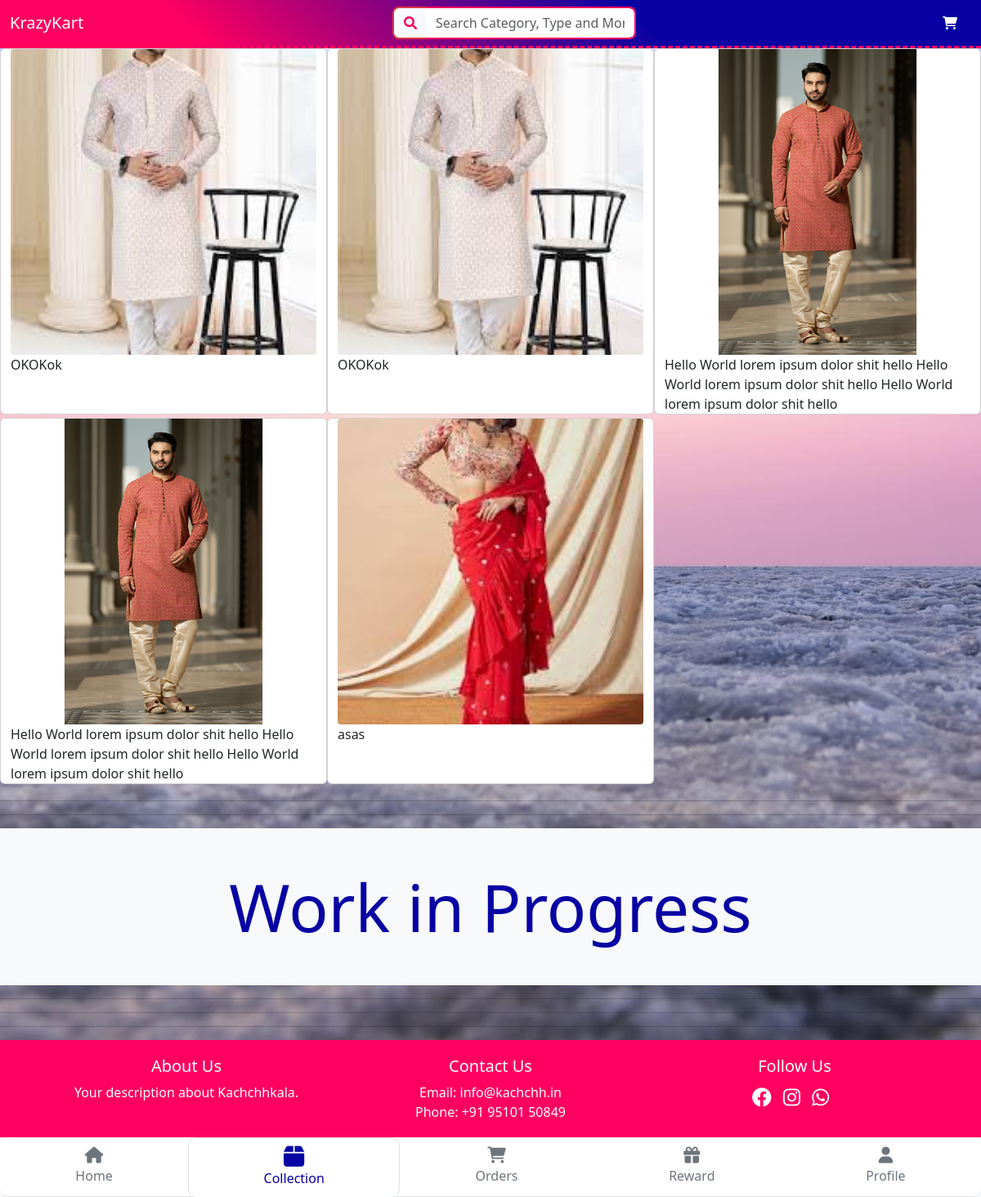
Screenshot of /collection.php with the database file from the repository.
### tables this page shows
CREATE TABLE `item_list` (
  `item_id` int(11) NOT NULL,
  `category_id` int(11) NOT NULL,
  `product_id` int(11) NOT NULL,
  `color_id` int(11) NOT NULL,
  `size_id` int(11) NOT NULL,
  `mrp` int(10) UNSIGNED NOT NULL,
  `price` int(10) UNSIGNED NOT NULL,
  `visible` tinyint(1) NOT NULL DEFAULT 0,
  `priority` int(10) UNSIGNED DEFAULT NULL
);

CREATE TABLE `category_list` (
  `category_id` int(11) NOT NULL,
  `category_name` varchar(100) NOT NULL,
  `description` text DEFAULT NULL
);

### assets/public_function.php (called while the page is built, shortened)
<?php
function getDetails($conn, $itemCondition = "", $itemId = "")
{
    $details = [];
    $itemsSql = "SELECT item_list.*, product_list.description AS p_description, category_list.description AS c_description, category_list.category_name, product_list.product_name, product_list.product_code, product_list.gender, color_list.color_code, color_list.color_name, size_list.size_name, size_list.size_code, product_list.priority AS p_priority, product_list.visible AS p_visible,     product_list.keywords AS p_keywords,    COALESCE(stock.total_quantity, 0) AS stock FROM
    item_list
LEFT JOIN
    category_list ON item_list.category_id = category_list.category_id
LEFT JOIN
    product_list ON item_list.product_id = product_list.product_id
LEFT JOIN
    color_list ON item_list.color_id = color_list.color_id
LEFT JOIN
    size_list ON item_list.size_id = size_list.size_id
LEFT JOIN
 (SELECT item_id, SUM(quantity) AS total_quantity FROM stock GROUP BY item_id) AS stock ON item_list.item_id = stock.item_id WHERE 1=1 ";
    if (!isset($_SESSION['AdminID'])) {
        $itemsSql .= ' AND item_list.visible = 1';
    }
    if (!empty($itemCondition)) {
        $itemsSql .= " AND $itemCondition";
    }
    $result = $conn->query($itemsSql);
    if ($result) {
        while ($row = $result->fetch_assoc()) {
            $row['item_images'] = getItemImages($conn, $row['item_id']);
            $details[] = $row;
        }
        return $details;
    } else {
        return false;
    }
}
function getItemImages($conn, $itemId)
{
    $itemId = $conn->real_escape_string($itemId);
    $sql = "SELECT image_url FROM item_images WHERE item_id = $itemId ORDER BY priority ASC";
    $result = $conn->query($sql);
    if ($result) {
        $itemImages = [];
        while ($row = $result->fetch_assoc()) {
            $itemImages[] = $row['image_url'];
        }
        return $itemImages;
    } else {
        return false;
    }
}
?>

### collection.php (the view, shortened to what this page needs)
<?php
include ('header.php');
$itemDetails = getDetails($conn,  "1=1 ORDER BY category_id DESC");
?>
<div>
    <div class="row row-cols-lg-3 row-cols-sm-2 collection">
        <?php
        foreach ($itemDetails as $itemDetails) {
            if ($itemDetails['item_images'] != null) {
                ?>
                <div class="card mb-1 position-relative">
                    <div class="image-container rounded-1 overflow-hidden position-absolutes">
                        <img User loading="lazy" src="assets/item_images/<?php echo $itemDetails['item_images'][0]; ?>"
                            onerror="$(this).hide();$('.image<?php echo ''; ?>').show()" class="">
                    </div>
                    <div class="description">
                        <?php echo $itemDetails['c_description'] ?>
                    </div>
                </div>
            <?php }
        }
        ?>
    </div>
</div>
<?php
include ('footer.php'); ?>

### assets/css/common.css (style rules this page uses)
:root { --pri: #0802A3; --acc: #FF7676; --sec: #FF0060; --nue: #fff; --grey: #d0d0d0; --red: #ff0000; --green: #00ff00; }

### assets/css/style.css (style rules this page uses)
* { margin: 0; padding: 0; }
.row { margin: 0; }
body { margin-bottom: 56px; }
.collection .card img { object-fit: cover; width: 100%; aspect-ratio: 1/1; }

### header.php (style rules this page uses)
body { margin: 0; }

### rows the page displays
item_list: category.description "OKOKok"
item_list: category.description "OKOKok"
item_list: category.description "Hello World lorem ipsum dolor shit hello Hello World lorem ipsum dolor shit hello Hello World lorem ipsum dolor shit hello"
item_list: category.description "Hello World lorem ipsum dolor shit hello Hello World lorem ipsum dolor shit hello Hello World lorem ipsum dolor shit hello"
item_list: shows a picture, category.description "asas"
